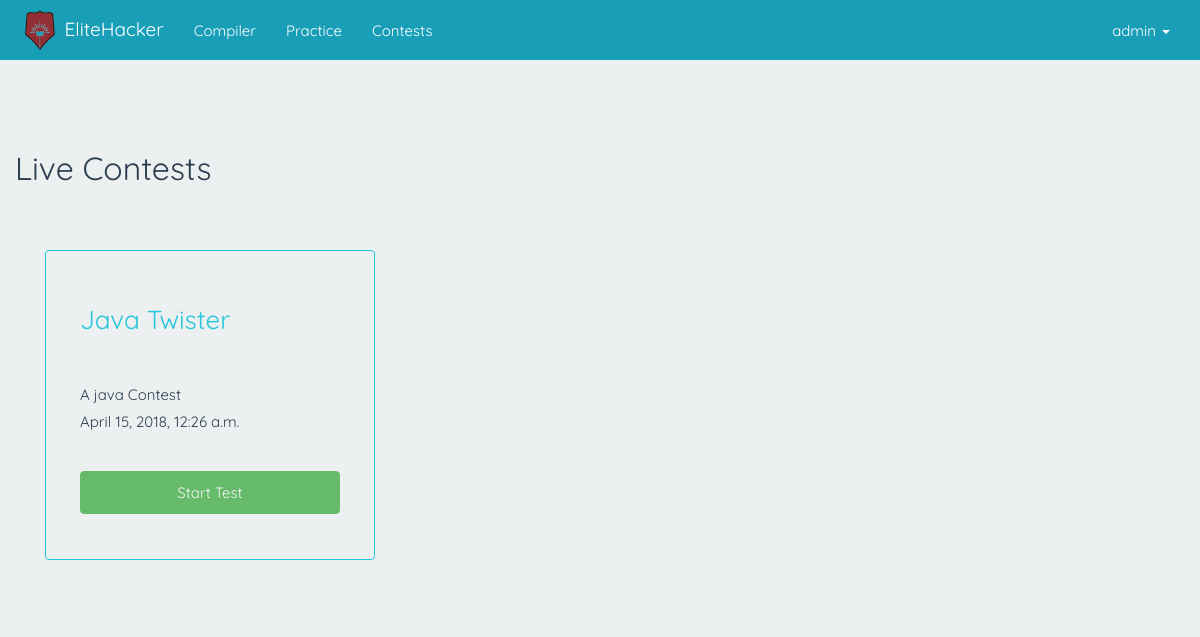
The app's page /contests/ (signed in) with its own data.
### contests/models.py (models this page shows, shortened)
class Contest(models.Model):
    title = models.CharField(max_length=200)
    description = models.TextField(blank=True)
    start_date = models.DateTimeField()
    end_date = models.DateTimeField()
    image = models.CharField(blank=True,null=True,max_length=1000)
    def status(self,user):
        if  timezone.now()<self.start_date:
            return 0
        elif self.start_date<=timezone.now()< self.end_date:
            return 1
        else:
            self.end_contest(user)
            return -1

### contests/views.py (the view)
# urls.py: url(r'^contests/',include('contests.urls')),
def contests(request):
    context={}
    contests = Contest.objects.all()
    live = []
    upcoming = []
    past = []
    for contest in contests:
        if contest.status(request.user) == 1:
            live.append(contest)
        elif contest.status(request.user) == 0:
            upcoming.append(contest)
        elif contest.status(request.user) == -1:
            past.append(contest)
    if len(live)!=0:
        context['live_contests'] = live
    if len(upcoming)!=0:
        context['upcoming_contests'] = upcoming
    if len(past)!=0:
        context['past_contests'] = past
    context['contests'] = contests
    return render(request,"contests.html",context)

### contests/templates/contests.html
{% extends 'base.html' %}
{% block content %}
    {% include 'contests_content.html' %}
{% endblock %}

### compiler/templates/base.html (shortened to what this page needs)
<!DOCTYPE HTML PUBLIC "-//W3C//DTD HTML 4.01 Transitional//EN"
        "http://www.w3.org/TR/html4/loose.dtd">
<html>
<head>
    {% load staticfiles %}
    <link href="{% static 'compiler/css/bootstrap.min.css' %}" rel="stylesheet" type="text/css"/>
    <link href="{% static 'compiler/css/theme.css' %}" rel="stylesheet" type="text/css"/>
</head>
<body>
   <nav  class="navbar navbar-inverse navbar-fixed-top" style="background: #199EB8">
      <div class="container">
        <div class="navbar-header">
          <a style="padding:0" class="navbar-brand" href="/">
              <img style="padding:10px;" src="{% static 'compiler/image/DY_PATIL_LOGO.png' %}" height="100%"/>
          </a>
          <a class="navbar-brand" href="/">EliteHacker</a>
        </div>
        <div id="navbar" class="collapse navbar-collapse">
          <ul class="nav navbar-nav">
            <li><a href="{% url 'compiler' %}">Compiler</a></li>
            <li><a href="{% url 'alltracks' %}">Practice</a></li>
            <li><a href="{% url 'contests' %}">Contests</a></li>
          </ul>
          <ul class="nav navbar-nav navbar-right">
            {% if user.is_authenticated %}
                <li class="dropdown">
                    <a href="#" class="dropdown-toggle" data-toggle="dropdown" role="button" aria-haspopup="true" aria-expanded="false">{{ user.username}} <span class="caret"></span></a>
                </li>
             {% else %}
                <li><a href="{% url 'account_login' %}">Login</a></li>
            {% endif %}
        </div>
      </div>
    </nav>
<div class="container-fluid">
        {% block content %}
        {% endblock %}
</div>
</body>
</html>

### contests/templates/contests_content.html (shortened to what this page needs)
<div class="container contests-container">
    {% if live_contests or upcoming_contests or past_contests %}
        {% if live_contests %}
            <div class="row">
                <h2 class="primary-heading">Live Contests</h2>
                {% for contest in live_contests %}
                    <div class="col-sm-6 col-md-4">
                        <div class="thumbnail contest">
                            <div class="caption">
                                <h3>{{ contest.title }}</h3>
                                <h5>{{ contest.description }}</h5>
                                <h5>{{ contest.start_date }}</h5>
                                <p><a class="btn btn-primary solve-question-button" id="{{ contest.id }}"
                                      href="{% url 'contest_detail' contest.id %}"> </a></p>
                            </div>
                        </div>
                    </div>
                {% endfor %}
            </div>
        {% endif %}
    {% else %}
        <h2 class="primary-heading">No contests available</h2>
    {% endif %}
</div>

### compiler/static/compiler/css/theme.css (style rules this page uses)
body { font-family: 'Quicksand', sans-serif !important; padding-top: 70px; padding-bottom: 30px; background-color:#ecf0f1; }
body * { font-family: 'Quicksand', sans-serif; }
* { -webkit-transition-duration: 0.2s; -moz-transition-duration: 0.2s; -ms-transition-duration: 0.2s; -o-transition-duration: 0.2s; transition-duration: 0.2s; }
.btn-primary-outline:hover,.solve-question-button,.solve-question-button:hover { background: #66BB6A; color: #F5F5F5; border: 1px solid #66BB6A; }
.question,.track,.contest { padding: 25px; margin-bottom: 50px; background: transparent !important; font-size: 1.3em; font-weight: bolder; border: 1px solid #26C6DA; }
.question .question-name span,.track h3,.contest h3 { color: #26C6DA; }
.tracks-container .row .col-md-4,.contests-container .row .col-md-4 { padding-left: 30px; padding-right: 30px; }
.tracks-container,.contests-container { margin-top: 4em; }
.tracks-container .primary-heading,.contests-container .primary-heading { margin-bottom: 2em; }
.track h3 ,.contest h3 { margin-bottom: 2em; }
.track p a,.contest p a { margin-top:2em; width:100%; }

### records on screen
Contest: title "Java Twister", description "A java Contest", start_date "April 15, 2018, 12:26 a.m."

### other values on screen
{{ user.username }} "admin"
